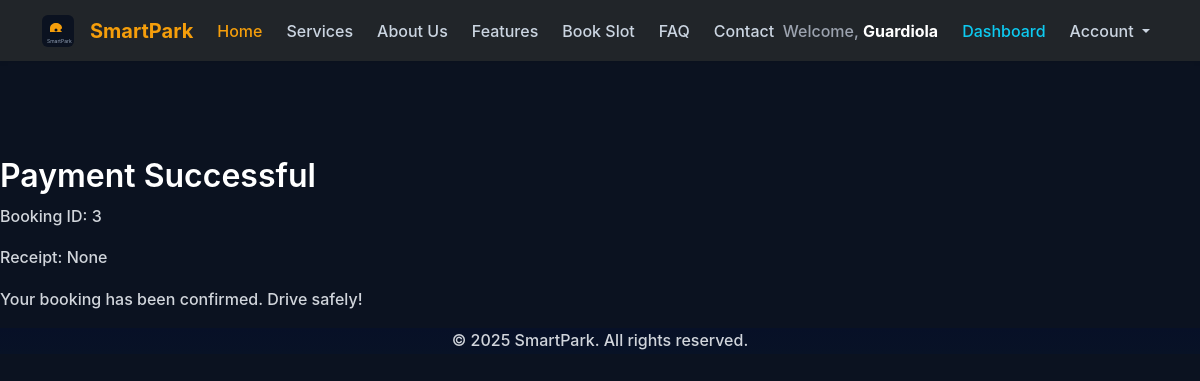
Page /parking/payment/success/3/ (signed in) on the committed database.
### CarParking/models.py (models this page shows, shortened)
class User(AbstractUser):
    phone_number = models.CharField(
        max_length=15,
        unique=True,
        verbose_name="M-Pesa Phone Number"
    )
    vehicle_plate = models.CharField(
        max_length=20,
        unique=True,
        verbose_name="Vehicle Plate Number"
    )
    VEHICLE_TYPE_CHOICES = (
        ('sedan', 'Sedan'),
        ('suv', 'SUV'),
        ('pickup', 'Pickup'),
        ('motorcycle', 'Motorcycle'),
    )
    vehicle_type = models.CharField(
        max_length=20,
        choices=VEHICLE_TYPE_CHOICES,
        blank=True,
        null=True,
        verbose_name='Vehicle Type'
    )
    USERNAME_FIELD = 'email'
    email = models.EmailField(unique=True)
    REQUIRED_FIELDS = ['username', 'phone_number', 'vehicle_plate']
    objects = UserManager()
    class Meta:
        verbose_name = 'User Account'
        verbose_name_plural = 'User Accounts'

### parking/models.py (models this page shows, shortened)
class Booking(models.Model):
    STATUS_PENDING = "PENDING"
    STATUS_PAID = "PAID"
    STATUS_FAILED = "FAILED"
    PAYMENT_STATUS_CHOICES = [
        (STATUS_PENDING, "Pending"),
        (STATUS_PAID, "Paid"),
        (STATUS_FAILED, "Failed"),
    ]
    user = models.ForeignKey(settings.AUTH_USER_MODEL, on_delete=models.CASCADE)
    slot = models.ForeignKey(ParkingSlot, on_delete=models.CASCADE)
    start_time = models.DateTimeField(default=timezone.now)
    end_time = models.DateTimeField(blank=True, null=True)
    total_fee = models.DecimalField(max_digits=8, decimal_places=2, default=0)
    payment_status = models.CharField(max_length=20, choices=PAYMENT_STATUS_CHOICES, default=STATUS_PENDING)
    mpesa_receipt_no = models.CharField(max_length=50, blank=True, null=True)
    checkout_request_id = models.CharField(max_length=50, blank=True, null=True)
    created_at = models.DateTimeField(auto_now_add=True)

### parkingpayments/views.py (the view)
# urls.py: path('success/<int:booking_id>/', views.payment_success_view, name='success'),
@login_required
def payment_success_view(request, booking_id):
    booking = get_object_or_404(Booking, pk=booking_id, user=request.user)
    return render(request, 'payments/payment_successful.html', {'booking': booking})

### CarParking/context_processors.py (called while the page is built)
def site_settings(request):
    contact = None
    try:
        from .models import ContactInfo
        contact = ContactInfo.objects.order_by('-updated_at').first()
    except Exception:
        contact = None
    if contact:
        contact_info = {
            'company_name': contact.company_name,
            'email': contact.email,
            'phone': contact.phone,
            'address': contact.address,
        }
    else:
        contact_info = {
            'company_name': getattr(settings, 'SITE_NAME', 'SmartPark'),
            'email': 'info@smartpark.example',
            'phone': '+1-555-0100',
            'address': '123 Parking Lane, YourCity',
        }
    return {
        'SITE_NAME': getattr(settings, 'SITE_NAME', 'SmartPark'),
        'CONTACT_INFO': contact_info,
        'ASSET_VERSION': getattr(settings, 'ASSET_VERSION', '1'),
    }

### Templates/payments/payment_successful.html
{% extends 'base.html' %}
{% block content %}
<h2>Payment Successful</h2>
<p>Booking ID: {{ booking.id }}</p>
<p>Receipt: {{ booking.mpesa_receipt_no }}</p>
<p>Your booking has been confirmed. Drive safely!</p>
{% endblock %}

### Templates/base.html (shortened to what this page needs)
<!DOCTYPE html>
<html lang="en">
<head>
    {% load static %}
    <link href="https://cdn.jsdelivr.net/npm/bootstrap@5.3.2/dist/css/bootstrap.min.css" rel="stylesheet">
    <link rel="stylesheet" href="{% static 'css/custom.css' %}?v={{ ASSET_VERSION }}">
</head>
<body>
    <nav class="navbar navbar-expand-md navbar-dark bg-dark sticky-top shadow-sm">
        <div class="container">
            <a class="navbar-brand fw-bold d-flex align-items-center" href="{% url 'home' %}">
                <img src="{% static 'img/logo.svg' %}" alt="{{ SITE_NAME }} logo">{{ SITE_NAME }}
            </a>
            <div class="collapse navbar-collapse" id="navbarMain">
                {% block navbar_content %}
                <ul class="navbar-nav me-auto mb-2 mb-md-0">
                    <li class="nav-item"><a class="nav-link" href="{% url 'home' %}">Home</a></li>
                    <li class="nav-item"><a class="nav-link" href="#services">Services</a></li>
                    <li class="nav-item"><a class="nav-link" href="#about">About Us</a></li>
                    <li class="nav-item"><a class="nav-link" href="#features">Features</a></li>
                    <li class="nav-item"><a class="nav-link" href="{% url 'parking:driver_slots' %}">Book Slot</a></li>
                    <li class="nav-item"><a class="nav-link" href="#faq">FAQ</a></li>
                    <li class="nav-item"><a class="nav-link" href="#contact">Contact</a></li>
                </ul>
                {% endblock %}
                <ul class="navbar-nav ms-auto mb-2 mb-md-0 align-items-center">
                    {% if user.is_authenticated %}
                        <li class="nav-item d-none d-sm-block me-2 text-muted">Welcome, <strong class="text-white">{{ user.username }}</strong></li>
                        {% if user.is_staff or user.is_superuser %}
                            <li class="nav-item"><a class="nav-link text-danger" href="{% url 'admin_dashboard' %}">Admin Dashboard</a></li>
                        {% else %}
                            <li class="nav-item"><a class="nav-link text-info" href="{% url 'driver_dashboard' %}">Dashboard</a></li>
                        {% endif %}
                        <li class="nav-item dropdown">
                            <a class="nav-link dropdown-toggle" href="#" id="accountDropdown" role="button" data-bs-toggle="dropdown" aria-expanded="false">
                                Account
                            </a>
                        </li>
                    {% else %}
                        <li class="nav-item"><a class="nav-link" href="{% url 'login' %}">Login</a></li>
                        <li class="nav-item"><a class="btn btn-success btn-sm ms-2" href="{% url 'register' %}">Register</a></li>
                    {% endif %}
                </ul>
            </div>
        </div>
    </nav>
    <main class="min-h-screen opacity-0 transition-opacity duration-700 ease-out" id="main-content">
        {% block content %}{% endblock %}
    </main>
    <footer class="bg-gray-900 border-t border-gray-700 mt-12">
        <div class="max-w-7xl mx-auto px-4 py-8 text-center text-gray-400">
            <p>&copy; 2025 {{ SITE_NAME }}. All rights reserved.</p>
        </div>
    </footer>
</body>
</html>

### assets/css/custom.css (style rules this page uses)
:root { --brand: #f59e0b; --brand-dark: #b45309; --bg-dark: #0b1220; --muted: #94a3b8; }
body { font-family: -apple-system, BlinkMacSystemFont, 'Segoe UI', Roboto, 'Helvetica Neue', Arial, system-ui, sans-serif !important; background-color: var(--bg-dark); color:#e6eef8; font-weight:500; }
h1, h2, h3, h4, h5, h6 { color: #ffffff !important; }
p, span, div, li { color: #d1d5db !important; }
.small, .text-muted { color: #9ca3af !important; }
strong, .fw-bold { color: #ffffff !important; }
h2, h3, h4 { font-weight: 600; }
p { line-height: 1.6; color: #cbd5e1; }
.navbar .nav-link { padding-left: .9rem; padding-right: .9rem; }
.navbar { display:flex; align-items:center; justify-content:space-between; padding:.6rem 1rem; }
.navbar-brand { display:flex; align-items:center; gap:.5rem; color:var(--brand); text-decoration:none; }
.navbar-nav { list-style:none; margin:0; padding:0; display:flex; gap:0.5rem; align-items:center; }
.navbar-nav .nav-item { margin:0; }
.nav-link { color: #cbd5e1; text-decoration:none; padding:.35rem .6rem; display:inline-block; }
.nav-link:hover, .nav-link.active { color:var(--brand); }
.d-none { display:none !important; }
.d-sm-block { display:block !important; }
.ms-auto { margin-left:auto !important; }
.me-2 { margin-right:.5rem !important; }
@media (min-width: 576px) { .d-sm-block { display:block !important; } }
.navbar-brand img { height:32px; width:auto; margin-right:8px; }
.navbar-dark .navbar-brand { color:var(--brand) !important; }
.navbar-dark .nav-link { color: #cbd5e1; }
.navbar-dark .nav-link.active, .navbar-dark .nav-link:hover { color:var(--brand) !important; }
footer { background:linear-gradient(180deg,#071027,#081226); color:#cbd5e1 }
:root { --reveal-duration: 700ms; --reveal-ease: cubic-bezier(.2,.9,.2,1); }
.navbar { z-index: 1100; }

### Templates/base.html (style rules this page uses)
body { font-family: -apple-system, BlinkMacSystemFont, 'Segoe UI', Roboto, 'Helvetica Neue', Arial, sans-serif; background-color: #0f172a; color: #d1d5db; transition: opacity 0.5s ease; }
.nav-link { color: #d1d5db; transition: color 0.2s; }
main { padding-top: 72px; }

### rows in the picture
User: username "Guardiola"
Booking: id "3", mpesa_receipt_no "None"

### other values in the picture
{{ SITE_NAME }} "SmartPark"
